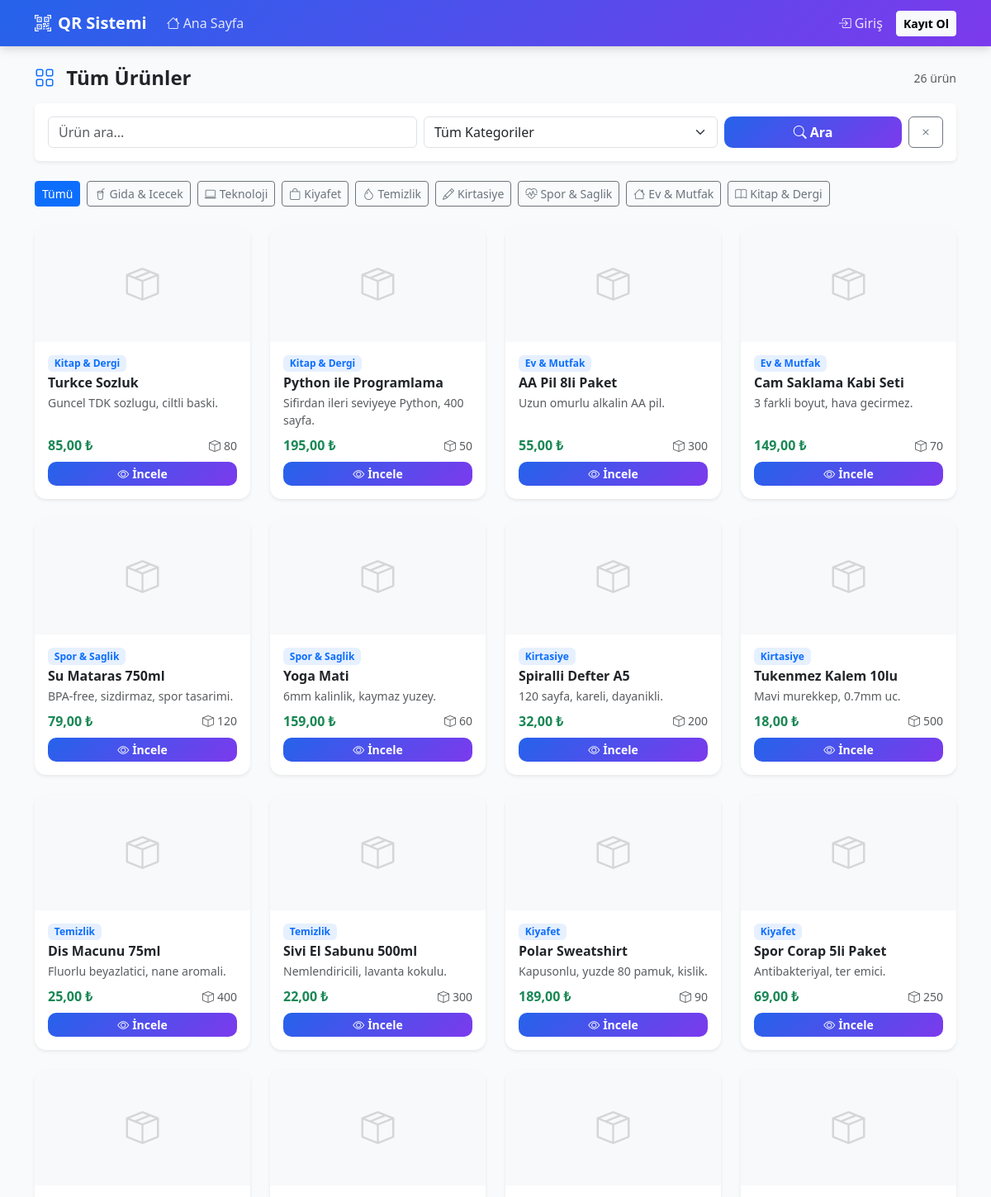
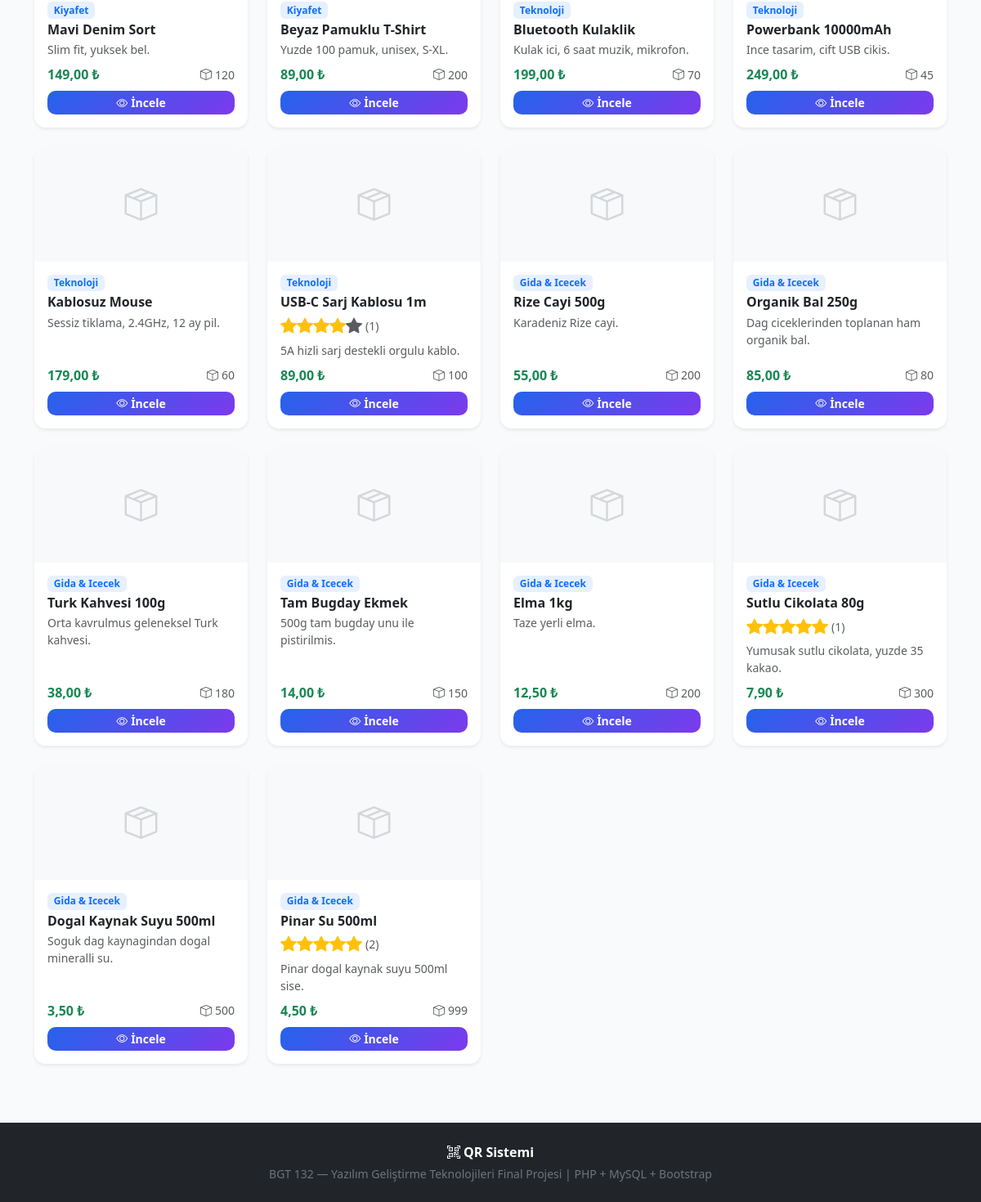
The app's page /src/pages/urunler.php with its own data (2 pictures, top to bottom).
### tables this page shows
CREATE TABLE IF NOT EXISTS kategoriler (
    id    INT AUTO_INCREMENT PRIMARY KEY,
    ad    VARCHAR(100) NOT NULL,
    slug  VARCHAR(100) NOT NULL UNIQUE,
    ikon  VARCHAR(50)  DEFAULT 'bi-box',
    renk  VARCHAR(30)  DEFAULT 'primary'
);

CREATE TABLE IF NOT EXISTS urunler (
    id          INT AUTO_INCREMENT PRIMARY KEY,
    ad          VARCHAR(200)  NOT NULL,
    aciklama    TEXT          NULL,
    kategori_id INT           NOT NULL,
    fiyat       DECIMAL(10,2) DEFAULT 0.00,
    stok        INT           DEFAULT 100,
    qr_token    VARCHAR(64)   NOT NULL UNIQUE,
    resim       VARCHAR(500)  NULL,
    olusturma   DATETIME      DEFAULT CURRENT_TIMESTAMP,
    FOREIGN KEY (kategori_id) REFERENCES kategoriler(id)
);

### src/core/Veritabani.php (called while the page is built, shortened)
<?php
class Veritabani {
    private static ?PDO $baglanti = null;
    private static string $host = 'sql305.infinityfree.com';
    private static string $db   = 'if0_41821231_qrdb';
    private static string $user = 'if0_41821231';
    private static string $pass = 'Ceren9120sdf';
    public static function baglan(): PDO {
        if (self::$baglanti === null) {
            try {
                $dsn = 'mysql:host=' . self::$host
                     . ';dbname=' . self::$db
                     . ';charset=utf8mb4';
                self::$baglanti = new PDO($dsn, self::$user, self::$pass, [
                    PDO::ATTR_ERRMODE            => PDO::ERRMODE_EXCEPTION,
                    PDO::ATTR_DEFAULT_FETCH_MODE => PDO::FETCH_ASSOC,
                    PDO::ATTR_EMULATE_PREPARES   => false,
                    PDO::MYSQL_ATTR_INIT_COMMAND => "SET NAMES utf8mb4",
                ]);
            } catch (PDOException $e) {
                error_log('DB Bağlantı Hatası: ' . $e->getMessage());
                die('<div style="padding:40px;text-align:center;font-family:sans-serif;">
                    <h2>⚠️ Veritabanı Bağlantısı Kurulamadı</h2>
                    <p>XAMPP\'te MySQL servisinin çalıştığından emin olun.</p>
                    <p>Veritabanı adı: <code>qrbarkod_db</code></p>
                </div>');
            }
        }
        return self::$baglanti;
    }
}

### src/core/TemelModel.php (called while the page is built, shortened)
<?php
require_once __DIR__ . '/Veritabani.php';
abstract class TemelModel {
    public function __construct() {
        $this->db = Veritabani::baglan();
    }
}

### src/modules/UrunModel.php (called while the page is built, shortened)
<?php
require_once __DIR__ . '/../core/TemelModel.php';
class UrunModel extends TemelModel {
    public function hepsiniGetir(): array {
        return $this->db->query(
            'SELECT u.*, k.ad AS kategori_adi, k.slug AS kategori_slug, k.ikon AS kategori_ikon
             FROM urunler u JOIN kategoriler k ON u.kategori_id = k.id
             ORDER BY u.id DESC'
        )->fetchAll();
    }
    public function ortPuan(int $urunId): float {
        $s = $this->db->prepare('SELECT AVG(puan) FROM yorumlar WHERE urun_id=?');
        $s->execute([$urunId]);
        return round((float)$s->fetchColumn(), 1);
    }
    public function yorumSayisi(int $urunId): int {
        $s = $this->db->prepare('SELECT COUNT(*) FROM yorumlar WHERE urun_id=?');
        $s->execute([$urunId]);
        return (int)$s->fetchColumn();
    }
}

### src/pages/urunler.php (the view, shortened to what this page needs)
<?php
require_once __DIR__ . '/src/core/Oturum.php';
require_once __DIR__ . '/src/modules/UrunModel.php';
require_once __DIR__ . '/src/utils/yardimcilar.php';
$urunM = new UrunModel();
$db    = Veritabani::baglan();
$kategoriSlug = get('kategori');
$aramaQ       = get('ara');
if ($aramaQ !== '')            $urunler = $urunM->ara($aramaQ);
elseif ($kategoriSlug !== '')  $urunler = $urunM->kategoriIleGetir($kategoriSlug);
else                           $urunler = $urunM->hepsiniGetir();
$kategoriler = $db->query('SELECT * FROM kategoriler ORDER BY id')->fetchAll();
include __DIR__ . '/src/ui/header.php';
?>
<div class="d-flex justify-content-between align-items-center mb-3">
    <h4 class="fw-bold mb-0">
        <i class="bi bi-grid me-2 text-primary"></i>
        <?php
        if ($aramaQ)       echo '"' . temizle($aramaQ) . '" için sonuçlar';
        elseif ($kategoriSlug) {
            $kAd = $db->prepare('SELECT ad FROM kategoriler WHERE slug=?');
            $kAd->execute([$kategoriSlug]);
            echo temizle($kAd->fetchColumn() ?: $kategoriSlug);
        } else echo 'Tüm Ürünler';
        ?>
    </h4>
    <span class="text-muted small"><?= count($urunler) ?> ürün</span>
</div>
<div class="card border-0 shadow-sm mb-4 p-3">
    <form method="GET" class="row g-2 align-items-end">
        <div class="col-md-5">
            <input type="text" name="ara" class="form-control" placeholder="Ürün ara..." value="<?= temizle($aramaQ) ?>">
        </div>
        <div class="col-md-4">
            <select name="kategori" class="form-select">
                <option value="">Tüm Kategoriler</option>
            </select>
        </div>
        <div class="col-md-3 d-flex gap-2">
            <button type="submit" class="btn btn-ana text-white flex-fill"><i class="bi bi-search me-1"></i>Ara</button>
            <a href="<?= url('urunler.php') ?>" class="btn btn-outline-secondary"><i class="bi bi-x"></i></a>
        </div>
    </form>
</div>
<div class="d-flex flex-wrap gap-2 mb-4">
    <a href="<?= url('urunler.php') ?>" class="btn btn-sm <?= $kategoriSlug === '' ? 'btn-primary' : 'btn-outline-secondary' ?>">Tümü</a>
    <?php foreach ($kategoriler as $k): ?>
        <a href="<?= url('urunler.php?kategori=' . urlencode($k['slug'])) ?>"
           class="btn btn-sm <?= $k['slug'] === $kategoriSlug ? 'btn-primary' : 'btn-outline-secondary' ?>">
            <i class="bi <?= temizle($k['ikon']) ?> me-1"></i><?= temizle($k['ad']) ?>
        </a>
    <?php endforeach; ?>
</div>
<?php if (empty($urunler)): ?>
    <div class="text-center py-5">
        <i class="bi bi-box-seam fs-1 text-muted opacity-25 mb-3 d-block"></i>
        <p class="text-muted">Ürün bulunamadı.</p>
        <a href="<?= url('urunler.php') ?>" class="btn btn-outline-primary">Tüm ürünleri göster</a>
    </div>
<?php else: ?>
<div class="row g-4">
    <?php foreach ($urunler as $u):
        $puan = $urunM->ortPuan($u['id']);
        $yCount = $urunM->yorumSayisi($u['id']);
    ?>
    <div class="col-sm-6 col-md-4 col-lg-3">
        <div class="card kart shadow-sm h-100">
            <div class="bg-light text-center" style="height:140px;display:flex;align-items:center;justify-content:center;overflow:hidden;border-radius:14px 14px 0 0;">
                <?php if (!empty($u['resim'])): ?>
                    <i class="bi bi-box-seam fs-1 text-secondary opacity-25" style="display:none;"></i>
                <?php else: ?>
                    <i class="bi bi-box-seam fs-1 text-secondary opacity-25"></i>
                <?php endif; ?>
            </div>
            <div class="card-body d-flex flex-column p-3">
                <span class="badge bg-primary bg-opacity-10 text-primary small mb-1 align-self-start">
                    <?= temizle($u['kategori_adi']) ?>
                </span>
                <h6 class="fw-bold mb-1"><?= temizle($u['ad']) ?></h6>
                <?php if ($puan > 0): ?>
                    <div class="small mb-1 d-flex align-items-center gap-1">
                        <?= yildizlar($puan) ?>
                        <span class="text-muted">(<?= $yCount ?>)</span>
                    </div>
                <?php endif; ?>
                <p class="text-muted small mb-2 flex-grow-1" style="overflow:hidden;display:-webkit-box;-webkit-line-clamp:2;-webkit-box-orient:vertical;">
                    <?= temizle($u['aciklama']) ?>
                </p>
                <div class="d-flex justify-content-between align-items-center mt-auto">
                    <span class="fw-bold text-success"><?= fiyat($u['fiyat']) ?></span>
                    <span class="small text-muted"><i class="bi bi-box me-1"></i><?= $u['stok'] ?></span>
                </div>
                <a href="<?= url('urun.php?id=' . $u['id']) ?>" class="btn btn-ana btn-sm mt-2 w-100">
                    <i class="bi bi-eye me-1"></i>İncele
                </a>
            </div>
        </div>
    </div>
    <?php endforeach; ?>
</div>
<?php endif; ?>
<?php include __DIR__ . '/src/ui/footer.php'; ?>

### src/utils/yardimcilar.php (shortened to what this page needs)
<?php
function temizle(?string $s): string {
    return htmlspecialchars((string)$s, ENT_QUOTES, 'UTF-8');
}
function fiyat(float $f): string {
    return number_format($f, 2, ',', '.') . ' ₺';
}
function yildizlar(float $puan, bool $girisli = false, int $urunId = 0): string {
    $html = '<span class="yildiz-grup" ' . ($girisli ? 'data-urun="'.$urunId.'"' : '') . '>';
    for ($i = 1; $i <= 5; $i++) {
        $dolu  = $i <= round($puan);
        $renk  = $dolu ? 'text-warning' : 'text-muted';
        $html .= '<i class="bi bi-star-fill ' . $renk . ' fs-5"></i>';
    }
    $html .= '</span>';
    return $html;
}
function get(string $k, string $varsayilan = ''): string {
    return isset($_GET[$k]) ? trim($_GET[$k]) : $varsayilan;
}
function url(string $yol = ''): string {
    $base = '';
    return $base . '/' . ltrim($yol, '/');
}

### src/ui/header.php (style rules this page uses)
:root { --mavi:#2563eb; --mor:#7c3aed; }
body { background:#f8fafc; font-family:'Segoe UI',sans-serif; }
.kart { border:none; border-radius:14px; transition:transform .2s,box-shadow .2s; overflow:hidden; }
.btn-ana { background:linear-gradient(135deg,var(--mavi),var(--mor)); border:none; color:#fff; font-weight:600; border-radius:10px; }

### records on screen
kategoriler: ad "Gida & Icecek"
kategoriler: ad "Teknoloji"
kategoriler: ad "Kiyafet"
kategoriler: ad "Temizlik"
kategoriler: ad "Kirtasiye"
kategoriler: ad "Spor & Saglik"
kategoriler: ad "Ev & Mutfak"
kategoriler: ad "Kitap & Dergi"
urunler: kategori.ad "Kitap & Dergi", ad "Turkce Sozluk", aciklama "Guncel TDK sozlugu, ciltli baski.", fiyat "85,00 ₺", stok "80"
urunler: kategori.ad "Kitap & Dergi", ad "Python ile Programlama", aciklama "Sifirdan ileri seviyeye Python, 400 sayfa.", fiyat "195,00 ₺", stok "50"
urunler: kategori.ad "Ev & Mutfak", ad "AA Pil 8li Paket", aciklama "Uzun omurlu alkalin AA pil.", fiyat "55,00 ₺", stok "300"
urunler: kategori.ad "Ev & Mutfak", ad "Cam Saklama Kabi Seti", aciklama "3 farkli boyut, hava gecirmez.", fiyat "149,00 ₺", stok "70"
urunler: kategori.ad "Spor & Saglik", ad "Su Mataras 750ml", aciklama "BPA-free, sizdirmaz, spor tasarimi.", fiyat "79,00 ₺", stok "120"
urunler: kategori.ad "Spor & Saglik", ad "Yoga Mati", aciklama "6mm kalinlik, kaymaz yuzey.", fiyat "159,00 ₺", stok "60"
urunler: kategori.ad "Kirtasiye", ad "Spiralli Defter A5", aciklama "120 sayfa, kareli, dayanikli.", fiyat "32,00 ₺", stok "200"
urunler: kategori.ad "Kirtasiye", ad "Tukenmez Kalem 10lu", aciklama "Mavi murekkep, 0.7mm uc.", fiyat "18,00 ₺", stok "500"
urunler: kategori.ad "Temizlik", ad "Dis Macunu 75ml", aciklama "Fluorlu beyazlatici, nane aromali.", fiyat "25,00 ₺", stok "400"
urunler: kategori.ad "Temizlik", ad "Sivi El Sabunu 500ml", aciklama "Nemlendiricili, lavanta kokulu.", fiyat "22,00 ₺", stok "300"
urunler: kategori.ad "Kiyafet", ad "Polar Sweatshirt", aciklama "Kapusonlu, yuzde 80 pamuk, kislik.", fiyat "189,00 ₺", stok "90"
urunler: kategori.ad "Kiyafet", ad "Spor Corap 5li Paket", aciklama "Antibakteriyal, ter emici.", fiyat "69,00 ₺", stok "250"
urunler: kategori.ad "Kiyafet", ad "Mavi Denim Sort", aciklama "Slim fit, yuksek bel.", fiyat "149,00 ₺", stok "120"
urunler: kategori.ad "Kiyafet", ad "Beyaz Pamuklu T-Shirt", aciklama "Yuzde 100 pamuk, unisex, S-XL.", fiyat "89,00 ₺", stok "200"
urunler: kategori.ad "Teknoloji", ad "Bluetooth Kulaklik", aciklama "Kulak ici, 6 saat muzik, mikrofon.", fiyat "199,00 ₺", stok "70"
urunler: kategori.ad "Teknoloji", ad "Powerbank 10000mAh", aciklama "Ince tasarim, cift USB cikis.", fiyat "249,00 ₺", stok "45"
urunler: kategori.ad "Teknoloji", ad "Kablosuz Mouse", aciklama "Sessiz tiklama, 2.4GHz, 12 ay pil.", fiyat "179,00 ₺", stok "60"
urunler: kategori.ad "Teknoloji", ad "USB-C Sarj Kablosu 1m", yCount "1", aciklama "5A hizli sarj destekli orgulu kablo.", fiyat "89,00 ₺", stok "100"
urunler: kategori.ad "Gida & Icecek", ad "Rize Cayi 500g", aciklama "Karadeniz Rize cayi.", fiyat "55,00 ₺", stok "200"
urunler: kategori.ad "Gida & Icecek", ad "Organik Bal 250g", aciklama "Dag ciceklerinden toplanan ham organik bal.", fiyat "85,00 ₺", stok "80"
urunler: kategori.ad "Gida & Icecek", ad "Turk Kahvesi 100g", aciklama "Orta kavrulmus geleneksel Turk kahvesi.", fiyat "38,00 ₺", stok "180"
urunler: kategori.ad "Gida & Icecek", ad "Tam Bugday Ekmek", aciklama "500g tam bugday unu ile pistirilmis.", fiyat "14,00 ₺", stok "150"
urunler: kategori.ad "Gida & Icecek", ad "Elma 1kg", aciklama "Taze yerli elma.", fiyat "12,50 ₺", stok "200"
urunler: kategori.ad "Gida & Icecek", ad "Sutlu Cikolata 80g", yCount "1", aciklama "Yumusak sutlu cikolata, yuzde 35 kakao.", fiyat "7,90 ₺", stok "300"
urunler: kategori.ad "Gida & Icecek", ad "Dogal Kaynak Suyu 500ml", aciklama "Soguk dag kaynagindan dogal mineralli su.", fiyat "3,50 ₺", stok "500"
urunler: kategori.ad "Gida & Icecek", ad "Pinar Su 500ml", yCount "2", aciklama "Pinar dogal kaynak suyu 500ml sise.", fiyat "4,50 ₺", stok "999"

### other values on screen
count($urunler) "26"
